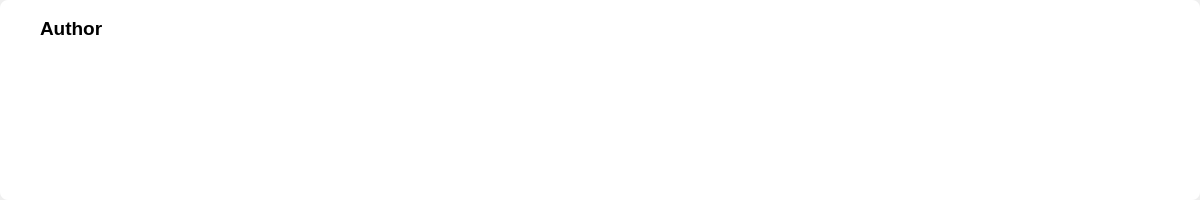
<?xml version="1.0" encoding="UTF-8"?>
<ui version="4.0">
 <class>Form</class>
 <widget class="QWidget" name="Form">
  <property name="geometry">
   <rect>
    <x>0</x>
    <y>0</y>
    <width>1200</width>
    <height>200</height>
   </rect>
  </property>
  <property name="windowTitle">
   <string>Form</string>
  </property>
  <widget class="QFrame" name="frame">
   <property name="geometry">
    <rect>
     <x>0</x>
     <y>0</y>
     <width>1200</width>
     <height>200</height>
    </rect>
   </property>
   <property name="styleSheet">
    <string notr="true">background: #FFFFFF; border-radius: 8px;</string>
   </property>
   <property name="frameShape">
    <enum>QFrame::StyledPanel</enum>
   </property>
   <property name="frameShadow">
    <enum>QFrame::Raised</enum>
   </property>
   <widget class="QLabel" name="Author">
    <property name="geometry">
     <rect>
      <x>40</x>
      <y>20</y>
      <width>331</width>
      <height>16</height>
     </rect>
    </property>
    <property name="font">
     <font>
      <pointsize>14</pointsize>
      <weight>75</weight>
      <bold>true</bold>
     </font>
    </property>
    <property name="text">
     <string>Author</string>
    </property>
   </widget>
   <widget class="QTextBrowser" name="text">
    <property name="geometry">
     <rect>
      <x>40</x>
      <y>50</y>
      <width>1100</width>
      <height>150</height>
     </rect>
    </property>
   </widget>
  </widget>
 </widget>
 <resources/>
 <connections/>
</ui>
